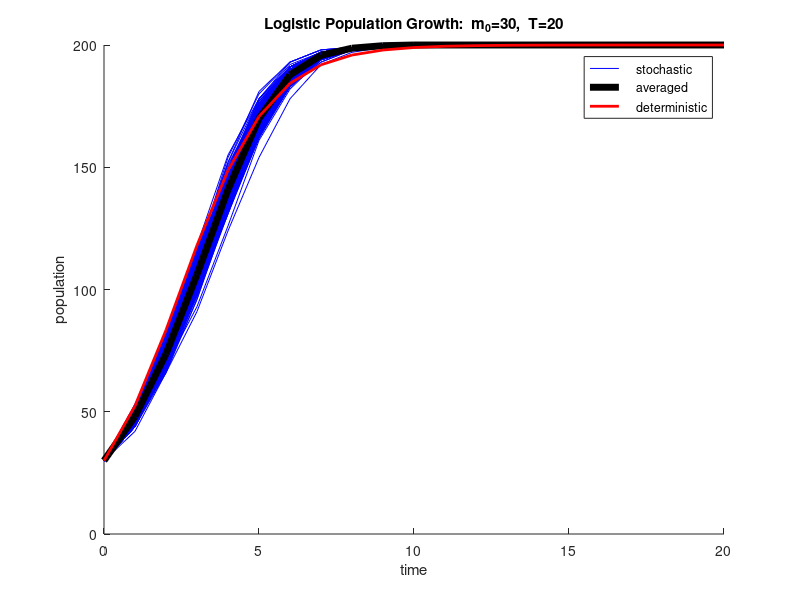
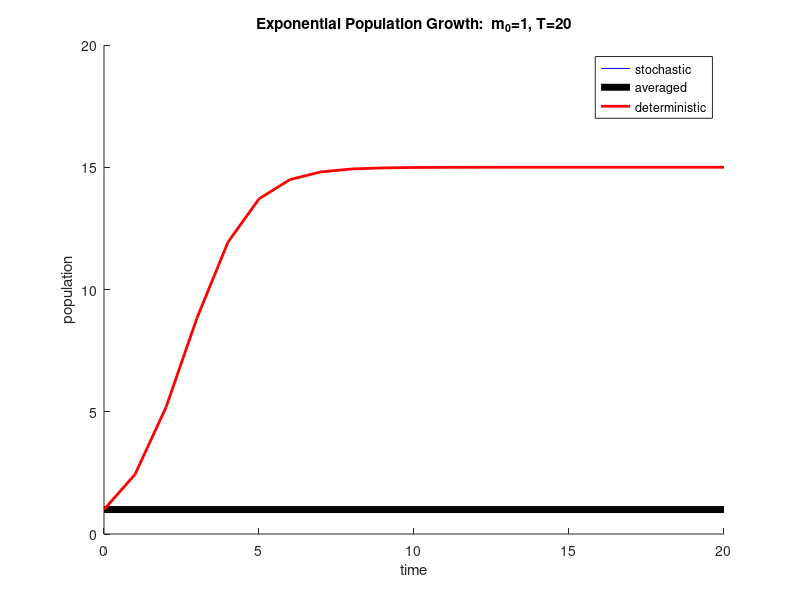

Write the MATLAB code that produced these figures, in order.


r = 0.7;        %rate of reproduction (newborn per current animal per year)
K = 200;        %carrying capacity of population

n = 1;          %how often do we "compound"
p = r/n;        %rate of reproduction per "time step"

T = 20;         %number of years
deltaT = 1/n;   %time step

tt = deltaT*(0:(n*T));      %all time instances when we change the population size

close all; 
figure; hold on;

max_final = 0;
min_final = Inf;

trials = 200;
m0 = 30;        %init population size

mm_end = [];    %final population size observed in all trial 



averaged_mm = zeros(size(tt));

for j=1:trials
    m = m0;
    mm = [m];
    for t=tt(2:end);
        m = m + round(sum(rand(1,m) < p)*(1 - m/K));  %updated/current population size
        mm = [mm, m];  %population change history
    end

    h = plot(tt, mm, 'b');
    
    averaged_mm = averaged_mm + mm;
    
    if (max_final < mm(end))
        max_final = mm(end);
    else
        if (min_final > mm(end))
            min_final = mm(end);
        end
    end
    
    
    mm_end = [mm_end, mm(end)];
        
end

plot_handles = [h];

averaged_mm = averaged_mm / trials;
h = plot(tt, averaged_mm, 'k', 'LineWidth', 5);
plot_handles = [plot_handles, h];

deterministic_mm = K./(((K - m0)./m0)*exp(1).^(-r*(0:(n*T))) + 1);
h = plot(tt, deterministic_mm, 'r', 'LineWidth', 2);
plot_handles = [plot_handles, h];

approximation_diff_end = abs(averaged_mm(end) - deterministic_mm(end))

spread = (max_final - min_final)
relative_spread = spread / deterministic_mm(end)

%find the range of final population sizes once we exclude the top 10% and bottom 10% of simulations 
mm_end_without_outliers = prctile(mm_end, [10, 90]);  
spread_without_outliers = (mm_end_without_outliers(2) - mm_end_without_outliers(1))
relative_spread_without_outliers = spread_without_outliers / deterministic_mm(end)


%make it look nice  
xlabel('time');
ylabel('population');
str  = strcat('Logistic Population Growth:  m_0=', num2str(m0), ',  T=', num2str(T));  
title(str);
legend(plot_handles, '    stochastic', '    averaged', '    deterministic');

% Uncomment the following if you want to see a histogram of final
% population sizes (over all trials).
%
% figure;  hist(mm_end, 20)






r = 1;          %number of distinct conversations per hour
K = 15;         %number of individuals in the group
 
T = 20;         %number of hours
deltaT = 1/n;   %time step
 
tt = deltaT*(0:(n*T));      %all time instances when we change the population size
 
close all; 
figure; hold on;
 
max_final = 0;
min_final = Inf;
 
trials = 200;
m0 = 1;        %initially one person knows (or creates) the rumor
 
mm_end = [];    %final number of people that know the rumor observed in all trial 
 
 
 
averaged_mm = zeros(size(tt));
 
for j=1:trials
    m = m0;
    mm = [m];
    for t=tt(2:end);
        m = m + round(r*2*(m/K)*(1 - m/K));  %updated/current number of people that know the rumor 
        mm = [mm, m];  %number-of-people-that-know-rumor change history
    end
 
    h = plot(tt, mm, 'b');
    
    averaged_mm = averaged_mm + mm;
    
    if (max_final < mm(end))
        max_final = mm(end);
    else
        if (min_final > mm(end))
            min_final = mm(end);
        end
    end
    
    
    mm_end = [mm_end, mm(end)];
        
end
 
plot_handles = [h];
 
averaged_mm = averaged_mm / trials;
h = plot(tt, averaged_mm, 'k', 'LineWidth', 5);
plot_handles = [plot_handles, h];
 
 
deterministic_mm = K./(((K - m0)./m0)*exp(1).^(-r*(0:(n*T))) + 1);
h = plot(tt, deterministic_mm, 'r', 'LineWidth', 2);
plot_handles = [plot_handles, h];
 
approximation_diff_end = abs(averaged_mm(end) - deterministic_mm(end))
 
spread = (max_final - min_final)
relative_spread = spread / deterministic_mm(end)
 
%find the range of final population sizes once we exclude the top 10% and bottom 10% of simulations 
mm_end_without_outliers = prctile(mm_end, [10, 90]);  
spread_without_outliers = (mm_end_without_outliers(2) - mm_end_without_outliers(1))
relative_spread_without_outliers = spread_without_outliers / deterministic_mm(end)
 
 
%make it look nice  
xlabel('time');
ylabel('population');
str  = strcat('Exponential Population Growth:  m_0=', num2str(m0), ', T=', num2str(T));  
title(str);
legend(plot_handles, 'stochastic', 'averaged', 'deterministic');
 
% Uncomment the following if you want to see a histogram of final
% population sizes (over all trials).
%
% figure;  hist(mm_end, 20)
 




